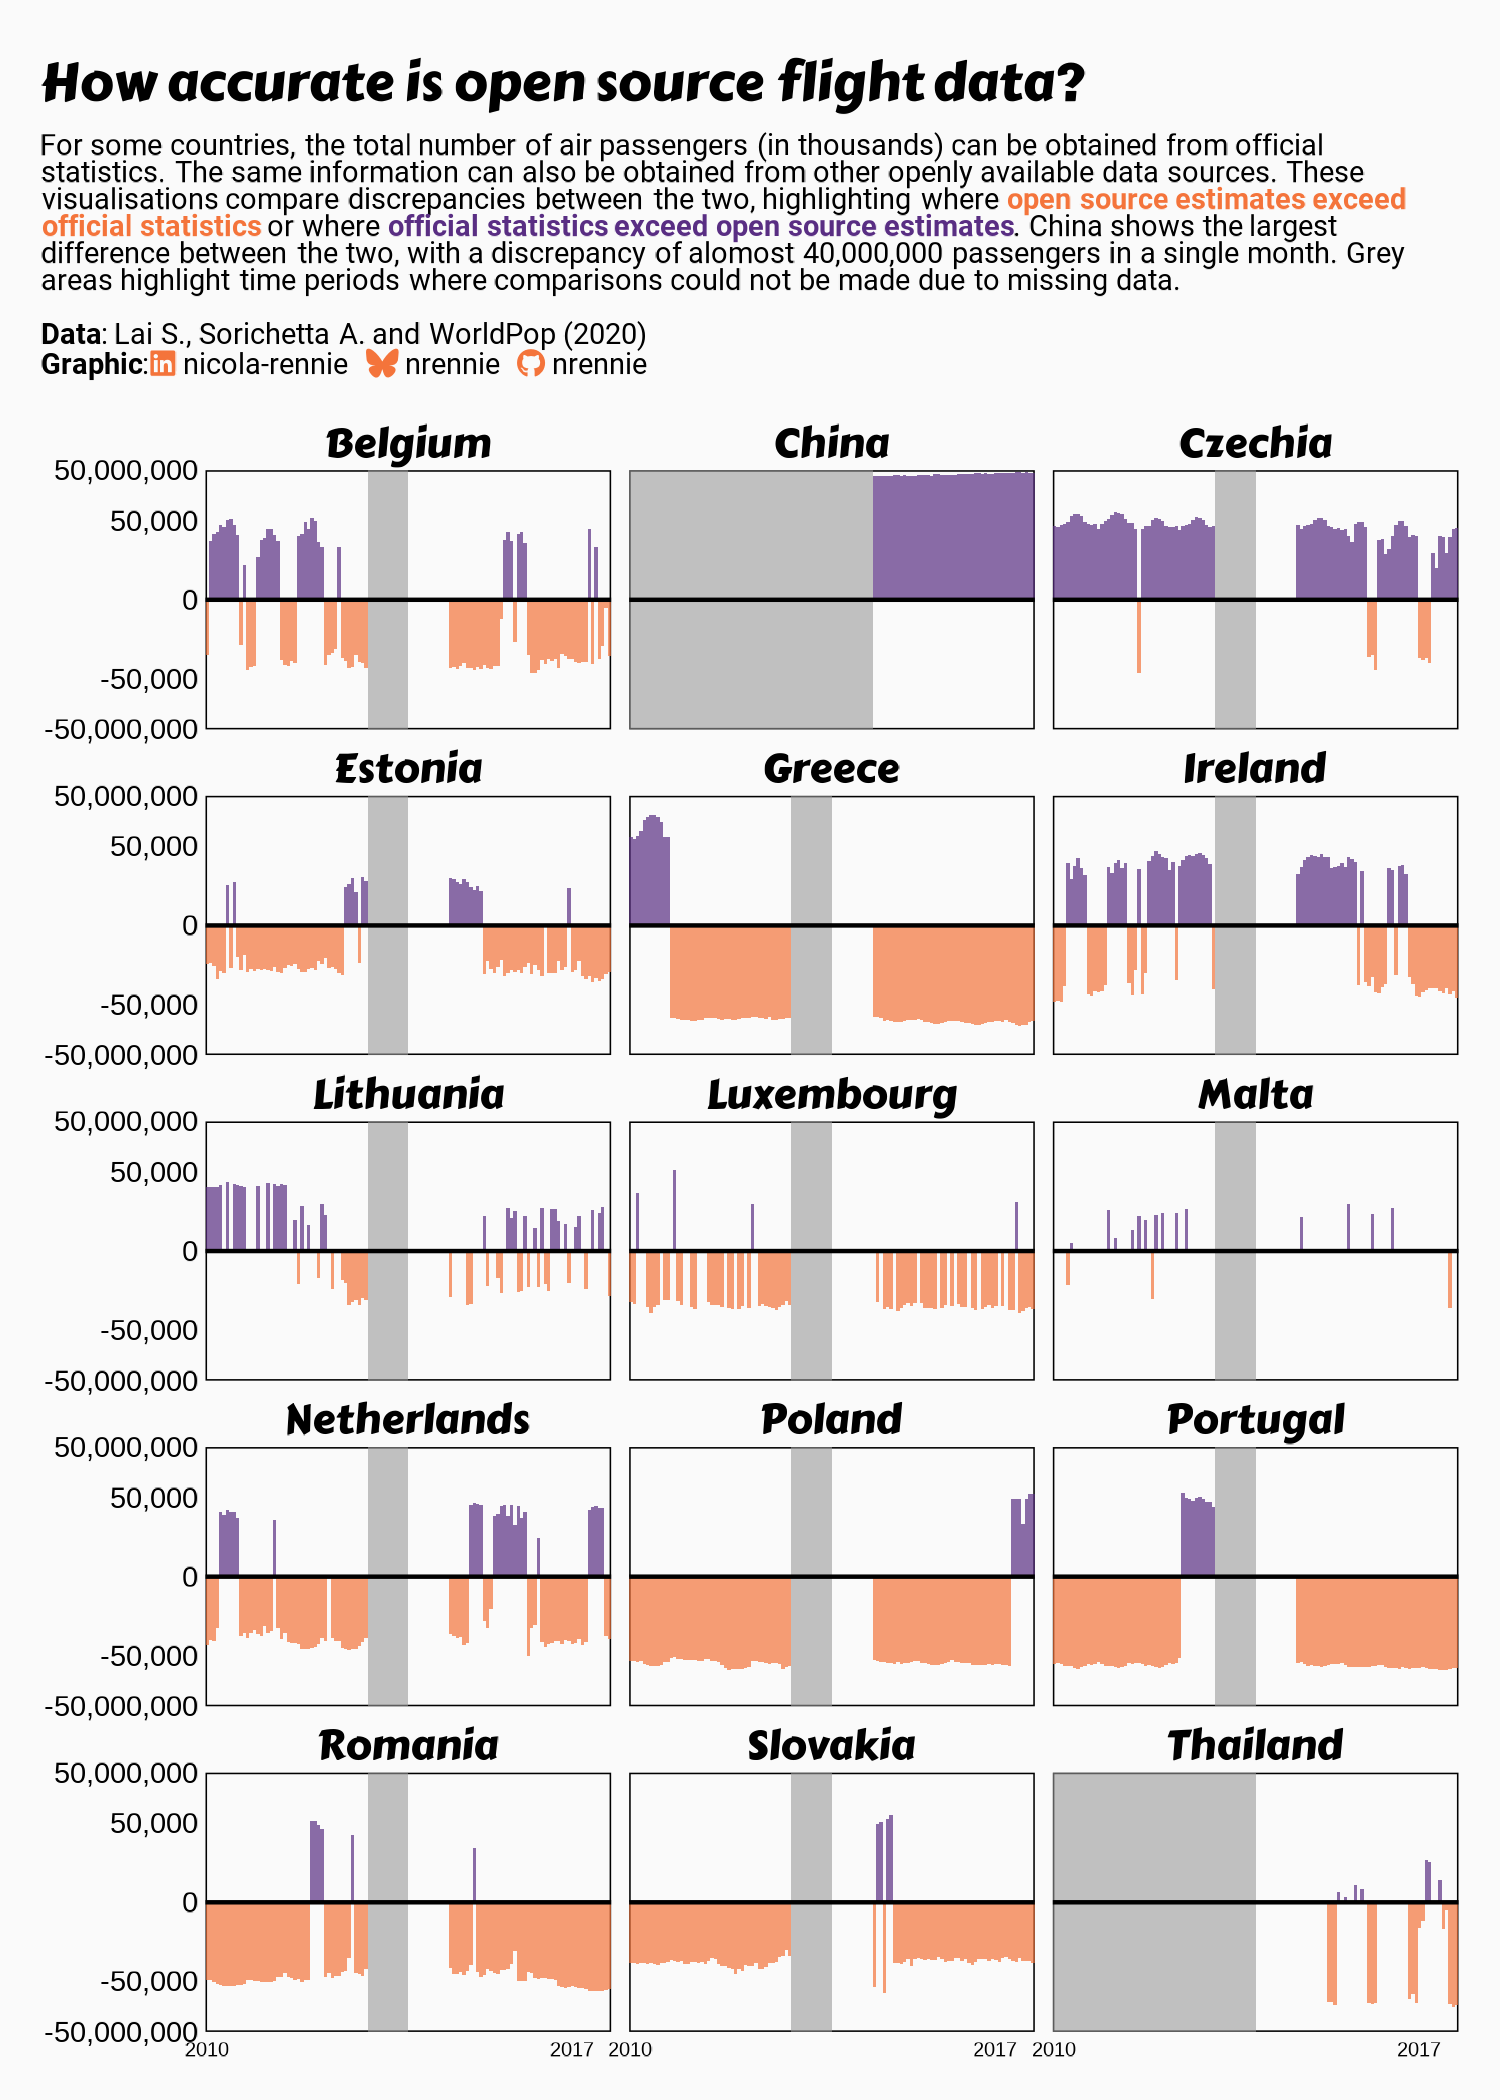

Generate this figure with R:
# Load packages -----------------------------------------------------------

library(tidyverse)
library(showtext)
library(patchwork)
library(camcorder)
library(ggtext)
library(nrBrand)
library(glue)
library(countrycode)
library(lemon)


# Load data ---------------------------------------------------------------

tuesdata <- tidytuesdayR::tt_load("2024-12-24")
global_holidays <- tuesdata$global_holidays
monthly_passengers <- tuesdata$monthly_passengers


# Load fonts --------------------------------------------------------------

font_add_google("Roboto", "roboto")
font_add_google("Carter One", "carter")
showtext_auto()
showtext_opts(dpi = 300)


# Define colours and fonts-------------------------------------------------

bg_col <- "#fafafa"
text_col <- "black"
neg_col <- "#F4743B"
pos_col <- "#592E83"

body_font <- "roboto"
title_font <- "carter"


# Data wrangling ----------------------------------------------------------

flights_data <- monthly_passengers |>
  mutate(
    Date = ymd(glue("{Year}/{Month}/01"))
  ) |>
  mutate(
    Ratio = International / Domestic,
    Diff = Total - Total_OS
  ) |>
  mutate(
    Country = countrycode(ISO3,
      origin = "iso3c",
      destination = "country.name"
    ),
    Continent = countrycode(ISO3,
      origin = "iso3c",
      destination = "continent"
    )
  ) 

Countries <- flights_data |>
  drop_na() |>
  filter(Diff > 0) |>
  count(Country, sort = TRUE) |>
  pull(Country) 

plot_data <- flights_data |>
  drop_na() |>
  filter(Country %in% Countries) |>
  select(Date, Country, Diff) |>
  mutate(
    PosNeg = case_when(
      Diff > 0 ~ "Positive",
      Diff < 0 ~ "Negative"
    ),
  ) |> 
  filter(Diff != 0) |> 
  mutate(Diff = 1000 * Diff) |> 
  mutate(
    logDiff = case_when(
      PosNeg == "Negative" ~ -1 * log(abs(Diff + 1)),
      TRUE ~ log(abs(Diff + 1))
    )
  )

country_levels <- plot_data |> 
  group_by(Country) |> 
  summarise(x = max(abs(Diff + 1))) |> 
  arrange(desc(x)) |> 
  pull(Country)

plot_data$Country <- factor(plot_data$Country, levels = country_levels)

miss_data <- flights_data |>
  filter(Country %in% Countries) |> 
  filter(is.na(Diff)) |> 
  select(Country, Date)


# Start recording ---------------------------------------------------------

gg_record(
  dir = file.path("2024", "2024-12-24", "recording"),
  device = "png",
  width = 5,
  height = 7,
  units = "in",
  dpi = 300
)


# Define text -------------------------------------------------------------

social <- nrBrand::social_caption(
  bg_colour = bg_col,
  icon_colour = neg_col,
  font_colour = text_col,
  font_family = body_font,
  mastodon = NA
)
title <- "How accurate is open source flight data?"
st <- glue("For some countries, the total number of air passengers (in thousands) can be obtained from official statistics. The same information can also be obtained from other openly available data sources. These visualisations compare discrepancies between the two, highlighting where <span style='color:{neg_col}'>**open source estimates exceed official statistics**</span> or where <span style='color:{pos_col}'>**official statistics exceed open source estimates**</span>. China shows the largest difference between the two, with a discrepancy of alomost 40,000,000 passengers in a single month. Grey areas highlight time periods where comparisons could not be made due to missing data.")
cap <- paste0(
  st,
  "<br><br>**Data**: Lai S., Sorichetta A. and WorldPop (2020)<br>**Graphic**:", social
)


# Plot --------------------------------------------------------------------

ggplot() +
  geom_col(
    data = miss_data,
    mapping = aes(
      x = factor(Date),
      y = log(50000000)
    ),
    width = 1,
    alpha = 0.6,
    fill = "grey60"
  ) +
  geom_col(
    data = miss_data,
    mapping = aes(
      x = factor(Date),
      y = -log(50000000)
    ),
    width = 1,
    alpha = 0.6,
    fill = "grey60"
  ) +
  geom_col(
    data = plot_data,
    mapping = aes(
      x = factor(Date),
      y = logDiff,
      fill = PosNeg
    ),
    width = 1,
    alpha = 0.7
  ) +
  geom_hline(yintercept = 0) +
  facet_wrap(~Country, ncol = 3) +
  scale_fill_manual(
    values = c(
      "Positive" = pos_col,
      "Negative" = neg_col
    ),
    guide = "none"
  ) +
  scale_x_discrete(
    breaks = factor(c(ymd("2010-01-01"), ymd("2017-01-01"))),
    labels = c("2010", "2017")
  ) +
  scale_y_symmetric(
    breaks = c(-log(50000000), -log(50000), 0, log(50000), log(50000000)),
    labels = c("-50,000,000", "-50,000", "0", "50,000", "50,000,000")
  ) +
  labs(
    title = title, subtitle = cap,
  ) +
  coord_cartesian(expand = FALSE) +
  theme_void(base_size = 7) +
  theme(
    plot.margin = margin(10, 10, 10, 10),
    plot.background = element_rect(
      fill = bg_col,
      colour = bg_col
    ),
    panel.spacing = unit(0.3, "lines"),
    panel.background = element_rect(
      fill = bg_col,
      colour = text_col
    ),
    plot.title.position = "plot",
    strip.text = element_text(
      family = title_font, margin = margin(b = 2),
      size = rel(1.4)
    ),
    plot.title = element_textbox_simple(
      colour = text_col,
      hjust = 0,
      halign = 0,
      margin = margin(b = 5, t = 5),
      lineheight = 0.5,
      family = title_font,
      size = rel(1.8)
    ),
    plot.subtitle = element_textbox_simple(
      colour = text_col,
      hjust = 0,
      halign = 0,
      margin = margin(b = 10, t = 0),
      lineheight = 0.1,
      family = body_font
    ),
    axis.text.x = element_text(size = rel(0.7), margin = margin(t = 2)),
    axis.text.y = element_text(hjust = 1, margin = margin(r = 2)),
    axis.ticks.y = element_line(linewidth = 4, colour = text_col)
  )


# Save gif ----------------------------------------------------------------

ggsave(
  filename = file.path("2024", "2024-12-24", paste0("20241224", ".png")),
  width = 5,
  height = 7,
  dpi = 300
)

gg_playback(
  name = file.path("2024", "2024-12-24", paste0("20241224", ".gif")),
  first_image_duration = 4,
  last_image_duration = 20,
  frame_duration = .25,
  background = bg_col
)
